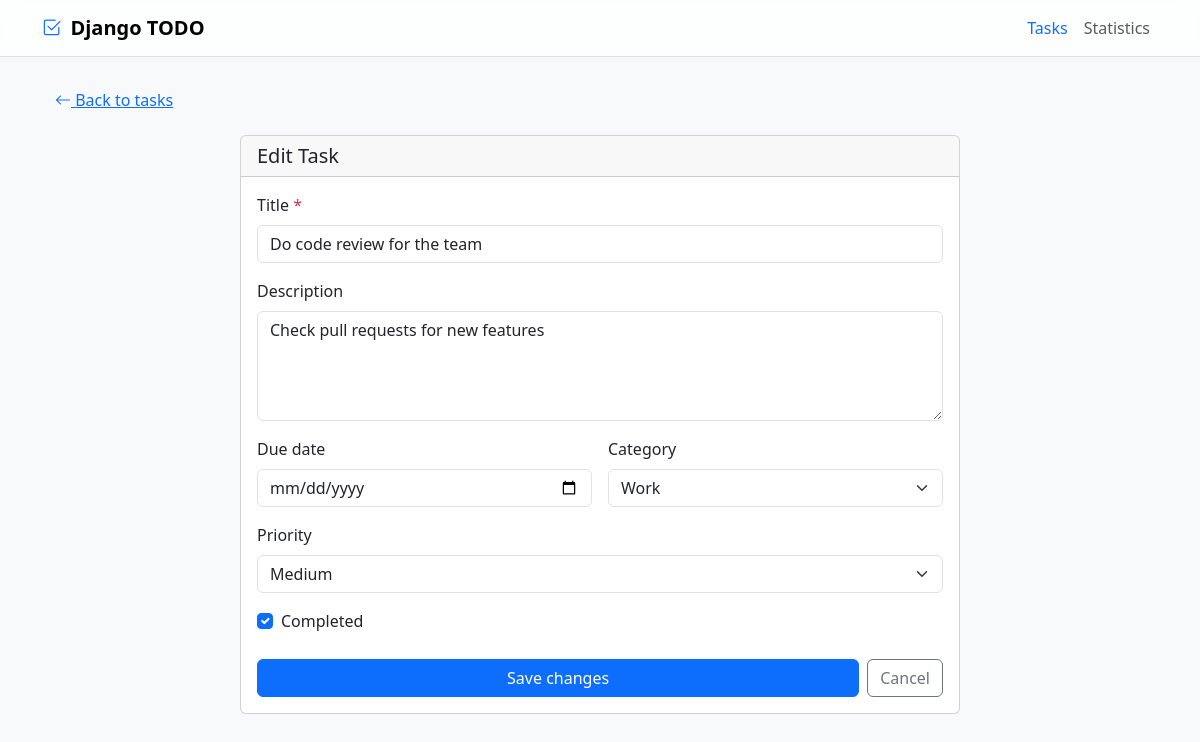
The page /todos/15/edit/ on the database as committed earlier.
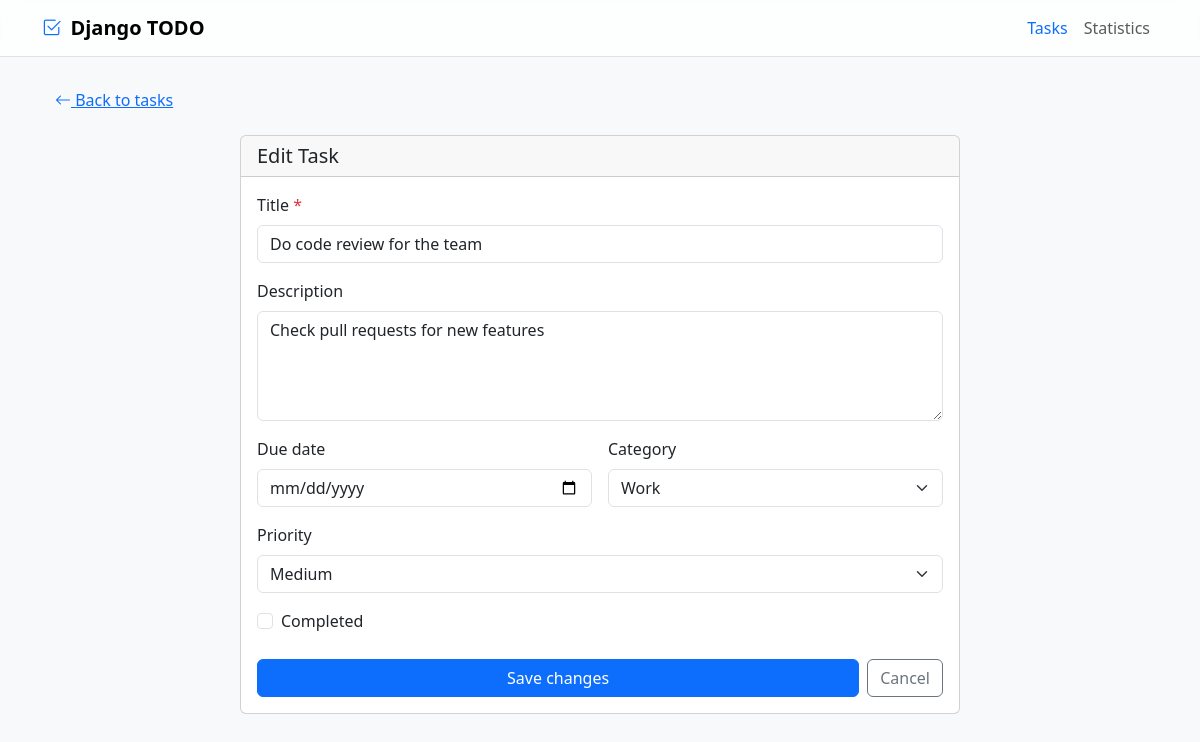
The same page on the database as committed later.
### tasks/models.py (models this page shows, shortened)
class Todo(models.Model):
    title = models.CharField(max_length=200)
    description = models.TextField(blank=True)
    due_date = models.DateField(null=True, blank=True)
    is_resolved = models.BooleanField(default=False)
    priority = models.CharField(max_length=10, choices=PRIORITY_CHOICES, default="medium")
    category = models.CharField(max_length=20, choices=CATEGORY_CHOICES, default="work")
    created_at = models.DateTimeField(auto_now_add=True)
    class Meta:
        ordering = ["is_resolved", "due_date", "-priority", "-created_at"]

### tasks/views.py (the view)
# urls.py: path("todos/<int:pk>/edit/", TodoUpdateView.as_view(), name="edit"),
class TodoUpdateView(UpdateView):
    model = Todo
    form_class = TodoForm
    template_name = "tasks/form.html"
    success_url = reverse_lazy("tasks:list")

### tasks/forms.py
class TodoForm(forms.ModelForm):
    class Meta:
        model = Todo
        fields = [
            "title",
            "description",
            "due_date",
            "category",
            "priority",
            "is_resolved",
        ]
        widgets = {
            "title": forms.TextInput(attrs={"class": "form-control", "placeholder": "Enter task title"}),
            "description": forms.Textarea(attrs={"class": "form-control", "rows": 4, "placeholder": "Add task details (optional)"}),
            "due_date": forms.DateInput(attrs={"class": "form-control", "type": "date"}),
            "category": forms.Select(attrs={"class": "form-select"}),
            "priority": forms.Select(attrs={"class": "form-select"}),
            "is_resolved": forms.CheckboxInput(attrs={"class": "form-check-input"}),
        }

### tasks/templates/tasks/form.html (shortened to what this page needs)
{% extends 'base.html' %}
{% block content %}
  <a href="/todos/" class="btn btn-link mb-3"><i class="bi bi-arrow-left"></i> Back to tasks</a>
  <div class="card mx-auto" style="max-width: 720px;">
    <div class="card-header">
      <h2 class="h5 mb-0">{% if form.instance.pk %}Edit Task{% else %}New Task{% endif %}</h2>
    </div>
    <div class="card-body">
      <form method="post" class="d-grid gap-3">
        <div>
          <label for="id_title" class="form-label">Title <span class="text-danger">*</span></label>
          {{ form.title }}
        </div>
        <div>
          <label for="id_description" class="form-label">Description</label>
          {{ form.description }}
        </div>
        <div class="row g-3">
          <div class="col-md-6">
            <label for="id_due_date" class="form-label">Due date</label>
            {{ form.due_date }}
          </div>
          <div class="col-md-6">
            <label for="id_category" class="form-label">Category</label>
            {{ form.category }}
          </div>
        </div>
        <div>
          <label for="id_priority" class="form-label">Priority</label>
          {{ form.priority }}
        </div>
        {% if form.instance.pk %}
          <div class="form-check">
            {{ form.is_resolved }}
            <label for="id_is_resolved" class="form-check-label">Completed</label>
          </div>
        {% endif %}
        <div class="d-flex gap-2 pt-2">
          <button type="submit" class="btn btn-primary flex-fill">{% if form.instance.pk %}Save changes{% else %}Create task{% endif %}</button>
          <a href="/todos/" class="btn btn-outline-secondary">Cancel</a>
        </div>
      </form>
    </div>
  </div>
{% endblock %}

Rows that differ between the two databases and show on the page:
changed Todo "Do code review for the team": is_resolved "☑" → "☐"
